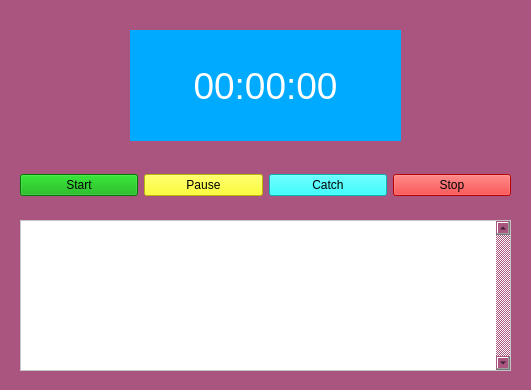
<?xml version="1.0" encoding="UTF-8"?>
<ui version="4.0">
 <class>StopWatchForm</class>
 <widget class="QWidget" name="StopWatchForm">
  <property name="geometry">
   <rect>
    <x>0</x>
    <y>0</y>
    <width>531</width>
    <height>390</height>
   </rect>
  </property>
  <property name="windowTitle">
   <string>Form</string>
  </property>
  <property name="styleSheet">
   <string notr="true">background-color: rgb(170, 85, 127);</string>
  </property>
  <widget class="QLabel" name="label">
   <property name="geometry">
    <rect>
     <x>130</x>
     <y>30</y>
     <width>271</width>
     <height>111</height>
    </rect>
   </property>
   <property name="font">
    <font>
     <pointsize>28</pointsize>
    </font>
   </property>
   <property name="styleSheet">
    <string notr="true">background-color: rgb(0, 170, 255);
color: rgb(255, 255, 255);</string>
   </property>
   <property name="text">
    <string>00:00:00</string>
   </property>
   <property name="alignment">
    <set>Qt::AlignCenter</set>
   </property>
  </widget>
  <widget class="QListWidget" name="listWidget">
   <property name="geometry">
    <rect>
     <x>20</x>
     <y>220</y>
     <width>491</width>
     <height>151</height>
    </rect>
   </property>
   <property name="styleSheet">
    <string notr="true">background-color: rgb(255, 255, 255);</string>
   </property>
   <property name="verticalScrollBarPolicy">
    <enum>Qt::ScrollBarAlwaysOn</enum>
   </property>
  </widget>
  <widget class="QWidget" name="">
   <property name="geometry">
    <rect>
     <x>20</x>
     <y>160</y>
     <width>491</width>
     <height>51</height>
    </rect>
   </property>
   <layout class="QHBoxLayout" name="horizontalLayout">
    <item>
     <widget class="QPushButton" name="pushButton_Start">
      <property name="font">
       <font>
        <underline>false</underline>
       </font>
      </property>
      <property name="styleSheet">
       <string notr="true">background-color: rgb(0, 170, 0);</string>
      </property>
      <property name="text">
       <string>Start</string>
      </property>
     </widget>
    </item>
    <item>
     <widget class="QPushButton" name="pushButton_Pause">
      <property name="styleSheet">
       <string notr="true">background-color: rgb(255, 255, 0);</string>
      </property>
      <property name="text">
       <string>Pause</string>
      </property>
     </widget>
    </item>
    <item>
     <widget class="QPushButton" name="pushButton_Catch">
      <property name="styleSheet">
       <string notr="true">background-color: rgb(0, 255, 255);</string>
      </property>
      <property name="text">
       <string>Catch</string>
      </property>
     </widget>
    </item>
    <item>
     <widget class="QPushButton" name="pushButton_Stop">
      <property name="styleSheet">
       <string notr="true">background-color: rgb(255, 0, 0);</string>
      </property>
      <property name="text">
       <string>Stop</string>
      </property>
     </widget>
    </item>
   </layout>
  </widget>
 </widget>
 <resources/>
 <connections/>
</ui>
